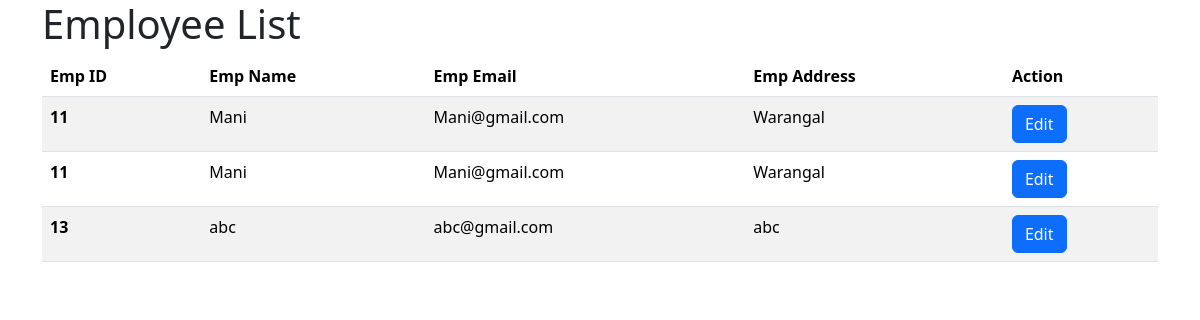
Page /crud/emp_list/ on the earlier database version.
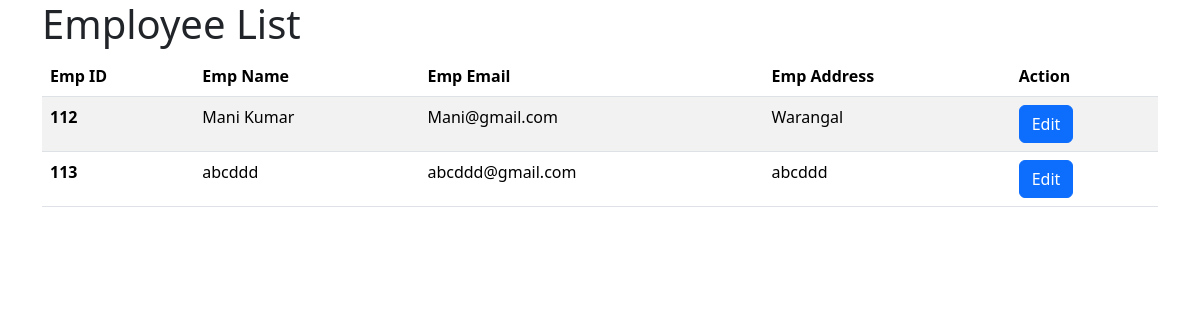
Same page on the later database version.
### crud/models.py (models this page shows)
class Employee(models.Model):
    emp_id = models.IntegerField()
    emp_name = models.CharField(max_length=100)
    emp_email = models.EmailField()
    emp_address = models.CharField(max_length=100)

### crud/views.py (the view)
# urls.py: path('emp_list/', views.employee_list, name='emp_list'),
def employee_list(request):
    employees = Employee.objects.all()
    return render(request,'emp_list.html',{'employees':employees})

### crud/templates/emp_list.html (shortened to what this page needs)
<!DOCTYPE html>
<html lang="en">
<head>
    <link href="https://cdn.jsdelivr.net/npm/bootstrap@5.3.8/dist/css/bootstrap.min.css" rel="stylesheet"
>
</head>
<body>
    <div class="container">
        <div class="row">
            <div class="col-md-12">
                <h1>Employee List</h1>
            </div>
        </div>
        <div class="row">
            <div class="col-md-12">
                <table class="table table-striped">
                    <thead>
                        <tr>
                            <th scope="col">Emp ID</th>
                            <th scope="col">Emp Name</th>
                            <th scope="col">Emp Email</th>
                            <th scope="col">Emp Address</th>
                            <th scope="col">Action</th>
                        </tr>
                    </thead>
                    <tbody>
                        {% for emp in employees%}
                        <tr>
                            <th >{{emp.emp_id}}</th>
                            <td>{{emp.emp_name}}</td>
                            <td>{{emp.emp_email}}</td>
                            <td>{{emp.emp_address}}</td>
                            <td>
                                <a href="{% url 'emp_edit' emp.id%}" class="btn btn-primary">Edit</a>
                            </td>
                        </tr>
                        {% endfor%}
                    </tbody>
                </table>
            </div>
        </div>
    </div>
</body>
</html>

Differences in the rows shown:
removed Employee: emp_id "13", emp_name "abc", emp_email "abc@gmail.com", emp_address "abc"
changed Employee "Mani@gmail.com": emp_id "11" → "112"; emp_name "Mani" → "Mani Kumar"
changed Employee: emp_id "11" → "113"; emp_name "Mani" → "abcddd"; emp_email "Mani@gmail.com" → "abcddd@gmail.com"; emp_address "Warangal" → "abcddd"
